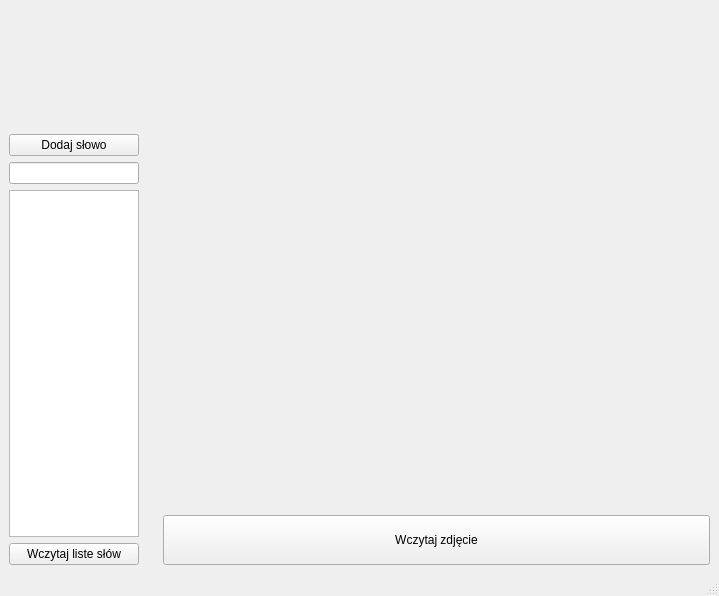
<?xml version="1.0" encoding="UTF-8"?>
<ui version="4.0">
 <class>MainWindow</class>
 <widget class="QMainWindow" name="MainWindow">
  <property name="geometry">
   <rect>
    <x>0</x>
    <y>0</y>
    <width>719</width>
    <height>569</height>
   </rect>
  </property>
  <property name="windowTitle">
   <string>Wykreślak</string>
  </property>
  <widget class="QWidget" name="centralwidget">
   <property name="layoutDirection">
    <enum>Qt::LeftToRight</enum>
   </property>
   <property name="autoFillBackground">
    <bool>false</bool>
   </property>
   <property name="styleSheet">
    <string notr="true">#centralwidget{
margin:20%;
}</string>
   </property>
   <layout class="QVBoxLayout" name="verticalLayout">
    <property name="spacing">
     <number>6</number>
    </property>
    <item>
     <layout class="QVBoxLayout" name="verticalLayout_4">
      <item>
       <widget class="QWidget" name="result_widget" native="true">
        <property name="sizePolicy">
         <sizepolicy hsizetype="Expanding" vsizetype="Expanding">
          <horstretch>0</horstretch>
          <verstretch>15</verstretch>
         </sizepolicy>
        </property>
        <property name="minimumSize">
         <size>
          <width>0</width>
          <height>500</height>
         </size>
        </property>
        <layout class="QVBoxLayout" name="verticalLayout_5" stretch="0">
         <property name="sizeConstraint">
          <enum>QLayout::SetDefaultConstraint</enum>
         </property>
         <property name="leftMargin">
          <number>1</number>
         </property>
         <property name="topMargin">
          <number>1</number>
         </property>
         <property name="rightMargin">
          <number>1</number>
         </property>
         <property name="bottomMargin">
          <number>0</number>
         </property>
         <item>
          <widget class="QLabel" name="resultView">
           <property name="text">
            <string/>
           </property>
          </widget>
         </item>
        </layout>
       </widget>
      </item>
      <item>
       <widget class="QPushButton" name="btnLoadImage">
        <property name="sizePolicy">
         <sizepolicy hsizetype="Expanding" vsizetype="Expanding">
          <horstretch>5</horstretch>
          <verstretch>2</verstretch>
         </sizepolicy>
        </property>
        <property name="minimumSize">
         <size>
          <width>30</width>
          <height>50</height>
         </size>
        </property>
        <property name="mouseTracking">
         <bool>false</bool>
        </property>
        <property name="autoFillBackground">
         <bool>false</bool>
        </property>
        <property name="text">
         <string>Wczytaj zdjęcie</string>
        </property>
       </widget>
      </item>
     </layout>
    </item>
   </layout>
  </widget>
  <widget class="QStatusBar" name="statusbar"/>
  <widget class="QDockWidget" name="dockWidget_2">
   <property name="sizePolicy">
    <sizepolicy hsizetype="Minimum" vsizetype="Preferred">
     <horstretch>0</horstretch>
     <verstretch>0</verstretch>
    </sizepolicy>
   </property>
   <property name="minimumSize">
    <size>
     <width>148</width>
     <height>412</height>
    </size>
   </property>
   <property name="maximumSize">
    <size>
     <width>148</width>
     <height>524287</height>
    </size>
   </property>
   <property name="features">
    <set>QDockWidget::NoDockWidgetFeatures</set>
   </property>
   <attribute name="dockWidgetArea">
    <number>1</number>
   </attribute>
   <widget class="QWidget" name="dockWidgetContents_3">
    <layout class="QVBoxLayout" name="verticalLayout_2">
     <item>
      <widget class="QLabel" name="label_2">
       <property name="sizePolicy">
        <sizepolicy hsizetype="Expanding" vsizetype="Expanding">
         <horstretch>0</horstretch>
         <verstretch>0</verstretch>
        </sizepolicy>
       </property>
       <property name="minimumSize">
        <size>
         <width>0</width>
         <height>100</height>
        </size>
       </property>
       <property name="maximumSize">
        <size>
         <width>130</width>
         <height>100</height>
        </size>
       </property>
       <property name="text">
        <string/>
       </property>
       <property name="pixmap">
        <pixmap>logo.png</pixmap>
       </property>
       <property name="scaledContents">
        <bool>true</bool>
       </property>
       <property name="wordWrap">
        <bool>false</bool>
       </property>
      </widget>
     </item>
     <item>
      <widget class="QPushButton" name="btnAddWord">
       <property name="text">
        <string>Dodaj słowo</string>
       </property>
      </widget>
     </item>
     <item>
      <widget class="QLineEdit" name="txtWord"/>
     </item>
     <item>
      <widget class="QListView" name="wordListView">
       <property name="sizePolicy">
        <sizepolicy hsizetype="Preferred" vsizetype="Preferred">
         <horstretch>1</horstretch>
         <verstretch>6</verstretch>
        </sizepolicy>
       </property>
       <property name="minimumSize">
        <size>
         <width>0</width>
         <height>50</height>
        </size>
       </property>
      </widget>
     </item>
     <item>
      <widget class="QPushButton" name="loadWordsList">
       <property name="text">
        <string>Wczytaj liste słów</string>
       </property>
      </widget>
     </item>
    </layout>
   </widget>
  </widget>
 </widget>
 <resources/>
 <connections/>
</ui>
